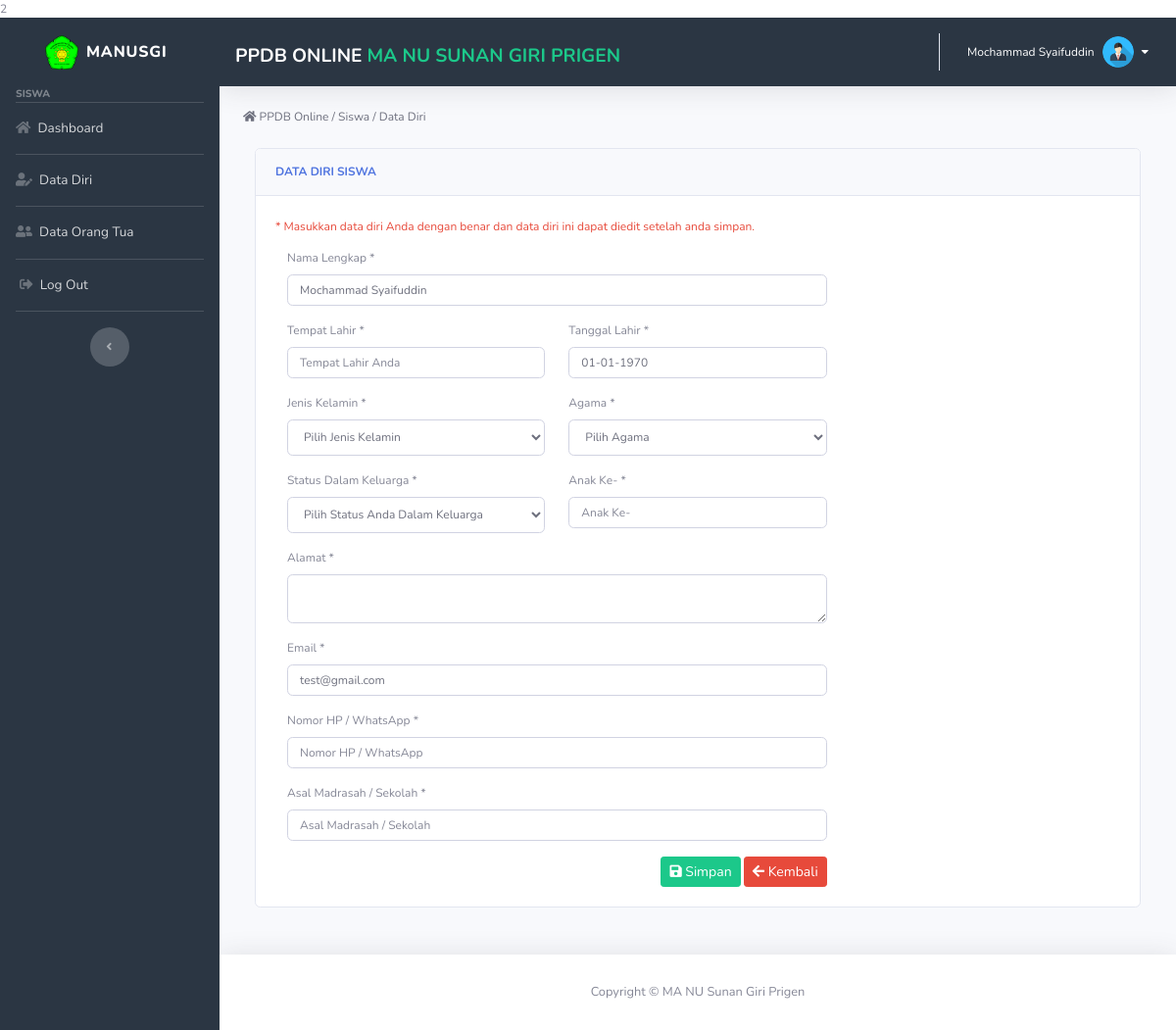
/siswa/data_diri.php (signed in), run on the app's committed database.
### tables this page shows
CREATE TABLE `setting` (
  `id` int(11) NOT NULL,
  `nama_aplikasi` varchar(200) DEFAULT NULL,
  `nama_madrasah` varchar(100) DEFAULT NULL,
  `tahun_pelajaran` varchar(20) DEFAULT NULL,
  `id_admin` int(11) DEFAULT NULL
);

CREATE TABLE `pendaftar` (
  `id` int(11) NOT NULL,
  `nama` varchar(100) DEFAULT NULL,
  `tmpt_lahir` varchar(100) DEFAULT NULL,
  `tgl_lahir` date DEFAULT NULL,
  `jenis_kelamin` varchar(10) DEFAULT NULL,
  `agama` varchar(45) DEFAULT NULL,
  `alamat` text DEFAULT NULL,
  `email` varchar(100) DEFAULT NULL,
  `telepon` varchar(45) DEFAULT NULL,
  `foto` varchar(100) NOT NULL,
  `users_id` int(11) DEFAULT NULL
);

### siswa/data_diri.php (the view, shortened to what the rows shown need)
<?php include('../config/auto_load.php'); ?>
<?php include('../controller/siswa_datadiri_control.php'); ?>
<?php include('../template/header.php'); ?>
<div class="container-fluid">
    <form class="user mb-4" method="POST" action="<?= $base_url ?>/siswa/data_diri.php" enctype="multipart/form-data">
        <div class="col-md-12">
            <div class="row">
                <div class="col-md-12">
                    <div class="card mb-4">
                        <div class="card-body">
                            <form class="user" method="POST" action="<?= $base_url ?>/siswa/data_diri.php">
                                <div class="col-md-12">
                                    <div class="row">
                                        <div class="col-md-8">
                                            <div class="form-group">
                                                <label for="nama" style="font-size: 12px;">Nama Lengkap *</label>
                                                <input type="text" name="nama" class="form-control form-control"
                                                    style="font-size: 12px;" required="" id="nama"
                                                    placeholder="Nama Anda" value="<?= $data_pendaftar['nama'] ?>"
                                                    oninvalid="this.setCustomValidity('Masukkan Nama Anda!')"
                                                    oninput="setCustomValidity('')">
                                            </div>
                                            <div class="form-group">
                                                <label for="email" style="font-size: 12px;">Email *</label>
                                                <input type="email" name="email" id="email" class="form-control"
                                                    style="font-size: 12px;" placeholder="Email"
                                                    value="<?= $data_pendaftar['email'] ?>">
                                            </div>
                                        </div>
                                    </div>
                                </div>
                            </form>
                        </div>
                    </div>
                </div>
            </div>
        </div>
    </form>
</div>
</div>
<?php include('../template/footer.php'); ?>

### template/header.php (shortened to what the rows shown need)
<?php include('../controller/admin_setting_control.php'); ?>
<!DOCTYPE html>2
<html lang="en">
<head>
    <link rel="stylesheet" type="text/css" href="../assets/js/style/css/main.css">
    <link rel="stylesheet" type="text/css"
        href="https://maxcdn.bootstrapcdn.com/font-awesome/4.7.0/css/font-awesome.min.css">
    <link href="../assets/vendor/fontawesome-free/css/all.min.css" rel="stylesheet" type="text/css">
    <link href="../assets/css/sb-admin-2.min.css" rel="stylesheet">
    <link href="../assets/css/style.css" rel="stylesheet">
    <link href="../assets/css/style2.css" rel="stylesheet">
    <link href="../assets/css/alertify.min.css" rel="stylesheet">
    <link href="../assets/vendor/datepicker/css/bootstrap-datepicker.css" rel="stylesheet">
    <link href="../assets/vendor/datepicker/css/bootstrap-datepicker.min.css" rel="stylesheet">
</head>
<body id="page-top">
    <div id="wrapper">
        <div id="content-wrapper" class="d-flex flex-column">
            <div id="content">
                <nav class="navbar navbar-expand topbar mb-4 static-top shadow navbar-fixed-top"
                    style="background: #2b3643">
                    <?php
                $nama = "";
                $url = "";
                if ($_SESSION['level'] == 'siswa') {
                  $nama = $data_pendaftar['nama'];
                  $url = "../siswa/dashboard.php";
                } else {
                    $nama = "Administrator";
                    $url = "../admin/dashboard.php";
                }
            ?>
                    <form class="d-none d-sm-inline-block mt-2">
                        <div class="text-left">
                            <a class="text-lg text-white text-uppercase"><b><?php if(isset($data_setting['nama_aplikasi'])) { echo $data_setting['nama_aplikasi']; } ?></b>
                                <a class="text-lg text-success text-uppercase" href="<?= $url ?>"
                                    style="text-decoration: none"><b><?php if(isset($data_setting['nama_madrasah'])) { echo $data_setting['nama_madrasah']; } ?></b></a>
                            </a>
                        </div>
                    </form>
                    <ul class="navbar-nav ml-auto">
                        <li class="nav-item dropdown no-arrow">
                            <a class="nav-link dropdown-toggle" href="#" id="userDropdown" role="button"
                                data-toggle="dropdown" aria-haspopup="true" aria-expanded="false">
                                <span class="mr-2 d-none d-lg-inline text-white small"
                                    style="font-size: 12px;"><?=  $nama ?></span>
                                <img class="img-profile rounded-circle" src="../assets/img/user.png" alt="fotoprofil">
                                <i class="fas fa-caret-down ml-2" style="color: white"></i>
                            </a>
                        </li>
                    </ul>
                </nav>

### data on the page
setting: nama_aplikasi "PPDB ONLINE", nama_madrasah "MA NU SUNAN GIRI PRIGEN"
pendaftar: nama "Mochammad Syaifuddin", email "test@gmail.com"

### other printed values
$_SESSION['level'] "SISWA"
